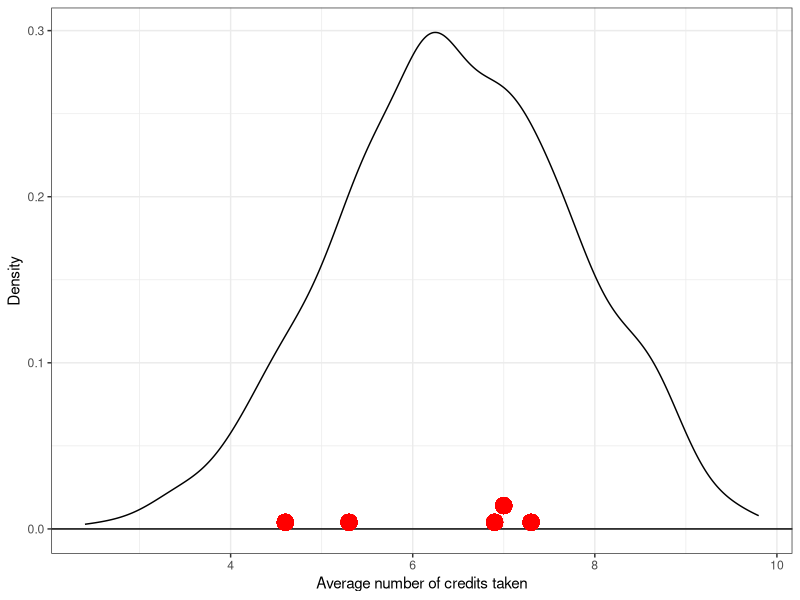

Generate this figure with R:
library(tidyverse)

set.seed(90)
mean(round(rnorm(10, mean = 6, sd = 4), 0))


# Values for thought experiment


credits = function(n) {
  x = round(rnorm(n, mean = 6, sd = 4), 0)
  return(list(x, mean(x)))
}

set.seed(90)

credits(10)

results = rep(NA, 1000)
set.seed(42)
for(i in 1:1000){
  results[i] = mean(round(rnorm(10, mean = 6.5, sd = 4), 0))
}

tibble(results) |>
  ggplot(aes(x = results)) +
  geom_density() +
  xlab("Average number of credits taken") +
  ylab("Density") +
  theme_bw() +
  geom_hline(yintercept = 0) +
  geom_point(x = 7.3, y = 0.004, color = "red", size = 5) +
  geom_point(x = 6.9, y = 0.004, color = "red", size = 5) +
  geom_point(x = 5.3, y = 0.004, color = "red", size = 5) +
  geom_point(x = 4.6, y = 0.004, color = "red", size = 5) +
  geom_point(x = 7.0, y = 0.014, color = "red", size = 5)

